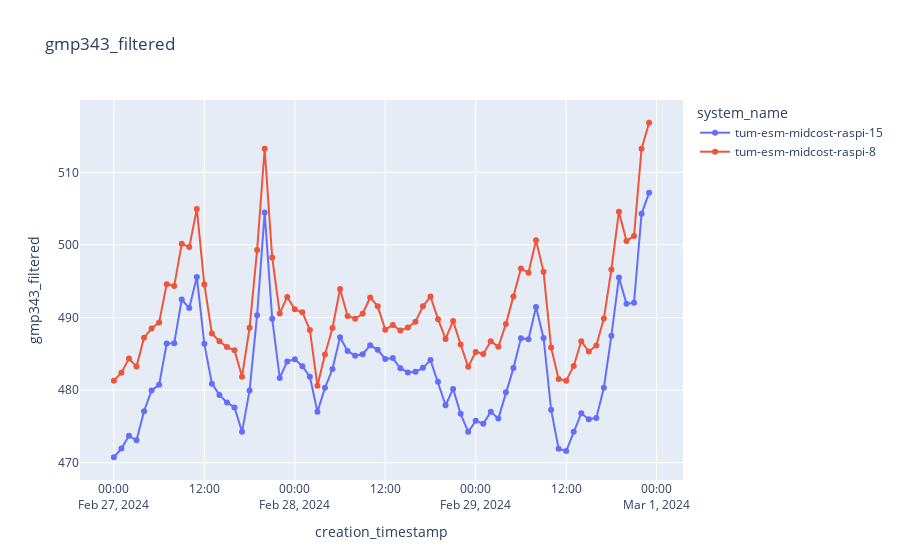

Write notebook code for a chart like this one.
### Code cell
plot_sensor_measurement(df,sensor_id,col_name="gmp343_filtered",filter=filter)
